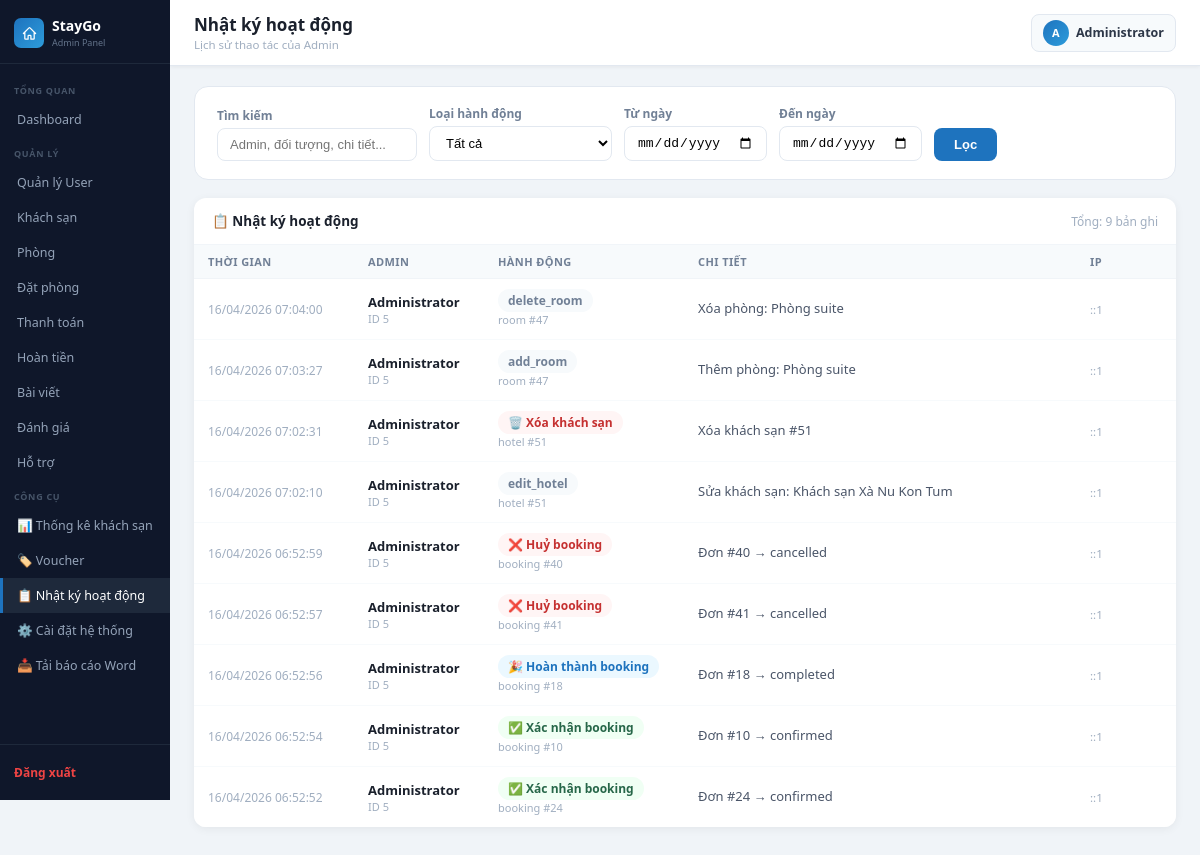
The app's page /admin_lvhuy_kontum/activity_log.php (signed in) with its own data.
### tables this page shows
CREATE TABLE `activity_log` (
  `id` int(11) NOT NULL,
  `admin_id` int(11) DEFAULT NULL,
  `admin_name` varchar(100) NOT NULL DEFAULT '',
  `action` varchar(100) NOT NULL,
  `target` varchar(100) NOT NULL DEFAULT '',
  `target_id` int(11) DEFAULT NULL,
  `detail` text DEFAULT NULL,
  `ip` varchar(45) DEFAULT NULL,
  `created_at` timestamp NOT NULL DEFAULT current_timestamp()
);

### admin_lvhuy_kontum/activity_log.php (the view, shortened to what this page needs)
<?php
include("../config/database.php");
include("../includes/admin_header.php");
$search     = trim($_GET['search']  ?? '');
$date_from  = trim($_GET['from']    ?? '');
$date_to    = trim($_GET['to']      ?? '');
$per_page = 20;
$page     = max(1, (int)($_GET['p'] ?? 1));
$where_parts = [];
$where = $where_parts ? 'WHERE ' . implode(' AND ', $where_parts) : '';
$total    = $conn->query("SELECT COUNT(*) as c FROM activity_log $where")->fetch_assoc()['c'];
$tot_pgs  = max(1, (int)ceil($total / $per_page));
$page     = min($page, $tot_pgs);
$offset   = ($page - 1) * $per_page;
$rows = $conn->query("SELECT * FROM activity_log $where ORDER BY created_at DESC LIMIT $per_page OFFSET $offset");
$action_labels = [
    'confirm_booking' => ['✅ Xác nhận booking', '#276749', '#f0fff4'],
    'cancel_booking'  => ['❌ Huỷ booking',       '#c53030', '#fff5f5'],
    'complete_booking'=> ['🎉 Hoàn thành booking','#1e73be', '#ebf8ff'],
    'edit_booking'    => ['✏️ Sửa booking',       '#b7791f', '#fffbeb'],
    'approve_refund'  => ['💰 Duyệt hoàn tiền',   '#276749', '#f0fff4'],
    'reject_refund'   => ['🚫 Từ chối hoàn tiền', '#c53030', '#fff5f5'],
    'delete_user'     => ['🗑️ Xóa user',          '#c53030', '#fff5f5'],
    'add_hotel'       => ['🏨 Thêm khách sạn',    '#276749', '#f0fff4'],
    'delete_hotel'    => ['🗑️ Xóa khách sạn',     '#c53030', '#fff5f5'],
    'update_hotel'    => ['✏️ Sửa khách sạn',     '#b7791f', '#fffbeb'],
    'add_voucher'     => ['🏷️ Tạo voucher',        '#6d28d9', '#f5f3ff'],
    'delete_voucher'  => ['🗑️ Xóa voucher',        '#c53030', '#fff5f5'],
    'resolve_support' => ['💬 Xử lý hỗ trợ',      '#1e73be', '#ebf8ff'],
    'delete_review'   => ['⭐ Xóa đánh giá',       '#b7791f', '#fffbeb'],
    'login'           => ['🔑 Đăng nhập',           '#276749', '#f0fff4'],
];
?>
<div style="background:#fff;border-radius:14px;border:1.5px solid #e2e8f0;padding:18px 22px;margin-bottom:18px">
    <form method="GET" style="display:flex;align-items:flex-end;gap:12px;flex-wrap:wrap">
        <div>
            <label style="font-size:12px;font-weight:700;color:#718096;display:block;margin-bottom:4px">Tìm kiếm</label>
            <input type="text" name="search" placeholder="Admin, đối tượng, chi tiết..."
                value="<?= htmlspecialchars($search) ?>"
                style="padding:8px 12px;border:1.5px solid #e2e8f0;border-radius:8px;font-size:13px;width:200px">
        </div>
        <div>
            <label style="font-size:12px;font-weight:700;color:#718096;display:block;margin-bottom:4px">Loại hành động</label>
            <select name="action" style="padding:8px 12px;border:1.5px solid #e2e8f0;border-radius:8px;font-size:13px;background:#fff">
                <option value="">Tất cả</option>
            </select>
        </div>
        <div>
            <label style="font-size:12px;font-weight:700;color:#718096;display:block;margin-bottom:4px">Từ ngày</label>
            <input type="date" name="from" value="<?= htmlspecialchars($date_from) ?>"
                style="padding:8px 12px;border:1.5px solid #e2e8f0;border-radius:8px;font-size:13px">
        </div>
        <div>
            <label style="font-size:12px;font-weight:700;color:#718096;display:block;margin-bottom:4px">Đến ngày</label>
            <input type="date" name="to" value="<?= htmlspecialchars($date_to) ?>"
                style="padding:8px 12px;border:1.5px solid #e2e8f0;border-radius:8px;font-size:13px">
        </div>
        <button type="submit"
            style="padding:9px 20px;background:#1e73be;color:#fff;border:none;border-radius:8px;font-size:13px;font-weight:700;cursor:pointer">
            Lọc
        </button>
    </form>
</div>
<div class="section-card">
    <div style="display:flex;justify-content:space-between;align-items:center;padding:14px 18px;border-bottom:1px solid #f1f5f9">
        <span style="font-size:13.5px;font-weight:700;color:#1a202c">📋 Nhật ký hoạt động</span>
        <span style="font-size:12px;color:#a0aec0">Tổng: <?= $total ?> bản ghi</span>
    </div>
    <?php if ($rows->num_rows === 0): ?>
    <div style="text-align:center;padding:60px;color:#a0aec0">
        <svg width="40" height="40" fill="none" viewBox="0 0 24 24" stroke="#cbd5e0" stroke-width="1.5" style="margin-bottom:10px">
            <path stroke-linecap="round" stroke-linejoin="round" d="M9 12h6m-3-3v6M21 12a9 9 0 11-18 0 9 9 0 0118 0z"/>
        </svg>
        <p style="margin:0">Chưa có bản ghi nào</p>
    </div>
    <?php else: ?>
    <table>
        <thead>
            <tr>
                <th style="width:160px">Thời gian</th>
                <th style="width:130px">Admin</th>
                <th style="width:200px">Hành động</th>
                <th>Chi tiết</th>
                <th style="width:100px">IP</th>
            </tr>
        </thead>
        <tbody>
        <?php while ($row = $rows->fetch_assoc()):
            $al = $action_labels[$row['action']] ?? [$row['action'], '#718096', '#f7fafc'];
        ?>
        <tr>
            <td style="font-size:12px;color:#a0aec0;white-space:nowrap"><?= date('d/m/Y H:i:s', strtotime($row['created_at'])) ?></td>
            <td>
                <div style="font-weight:600;font-size:13px;color:#1a202c"><?= htmlspecialchars($row['admin_name']) ?></div>
                <div style="font-size:11px;color:#a0aec0">ID <?= $row['admin_id'] ?: '—' ?></div>
            </td>
            <td>
                <span style="padding:3px 10px;border-radius:20px;font-size:12px;font-weight:600;color:<?= $al[1] ?>;background:<?= $al[2] ?>">
                    <?= $al[0] ?>
                </span>
                <?php if ($row['target'] && $row['target_id']): ?>
                <div style="font-size:11px;color:#a0aec0;margin-top:3px"><?= htmlspecialchars($row['target']) ?> #<?= $row['target_id'] ?></div>
                <?php endif; ?>
            </td>
            <td style="font-size:13px;color:#4a5568;max-width:350px;line-height:1.5">
                <?= htmlspecialchars(mb_substr($row['detail'] ?? '', 0, 120)) ?>
            </td>
            <td style="font-size:11.5px;color:#a0aec0"><?= htmlspecialchars($row['ip'] ?? '—') ?></td>
        </tr>
        <?php endwhile; ?>
        </tbody>
    </table>
    <?php endif; ?>
</div>
<?php include("../includes/admin_footer.php"); ?>

### assets/css/admin.css (style rules this page uses)
*, *::before, *::after { box-sizing: border-box; margin: 0; padding: 0; }
body { font-family: 'Segoe UI', Arial, sans-serif; background: #f0f4f8; color: #1a202c; }
.section-card { background: #fff; border-radius: 12px; box-shadow: 0 2px 10px rgba(0,0,0,.06); overflow: hidden; margin-bottom: 24px; }
table { width: 100%; border-collapse: collapse; background: #fff; }
th { background: #f7fafc; font-size: 11px; font-weight: 700; text-transform: uppercase; letter-spacing: .4px; color: #718096; padding: 9px 14px; text-align: left; border-bottom: 1px solid #f0f4f8; white-space: nowrap; }
td { padding: 12px 14px; font-size: 13px; color: #2d3748; border-bottom: 1px solid #f7fafc; vertical-align: middle; }
tr:last-child td { border-bottom: none; }

### records on screen
activity_log: created_at "16/04/2026 07:04:00", admin_name "Administrator", admin "5", action "delete_room", target "room", target "47", detail "Xóa phòng: Phòng suite", ip "::1"
activity_log: created_at "16/04/2026 07:03:27", admin_name "Administrator", admin "5", action "add_room", target "room", target "47", detail "Thêm phòng: Phòng suite", ip "::1"
activity_log: created_at "16/04/2026 07:02:31", admin_name "Administrator", admin "5", action "🗑️ Xóa khách sạn", target "hotel", target "51", detail "Xóa khách sạn #51", ip "::1"
activity_log: created_at "16/04/2026 07:02:10", admin_name "Administrator", admin "5", action "edit_hotel", target "hotel", target "51", detail "Sửa khách sạn: Khách sạn Xà Nu Kon Tum", ip "::1"
activity_log: created_at "16/04/2026 06:52:59", admin_name "Administrator", admin "5", action "❌ Huỷ booking", target "booking", target "40", detail "Đơn #40 → cancelled", ip "::1"
activity_log: created_at "16/04/2026 06:52:57", admin_name "Administrator", admin "5", action "❌ Huỷ booking", target "booking", target "41", detail "Đơn #41 → cancelled", ip "::1"
activity_log: created_at "16/04/2026 06:52:56", admin_name "Administrator", admin "5", action "🎉 Hoàn thành booking", target "booking", target "18", detail "Đơn #18 → completed", ip "::1"
activity_log: created_at "16/04/2026 06:52:54", admin_name "Administrator", admin "5", action "✅ Xác nhận booking", target "booking", target "10", detail "Đơn #10 → confirmed", ip "::1"
activity_log: created_at "16/04/2026 06:52:52", admin_name "Administrator", admin "5", action "✅ Xác nhận booking", target "booking", target "24", detail "Đơn #24 → confirmed", ip "::1"

### other values on screen
$page_title "Nhật ký hoạt động"
$page_subtitle "Lịch sử thao tác của Admin"
$admin_avatar "A"
$admin_name "Administrator"
$total "9"
